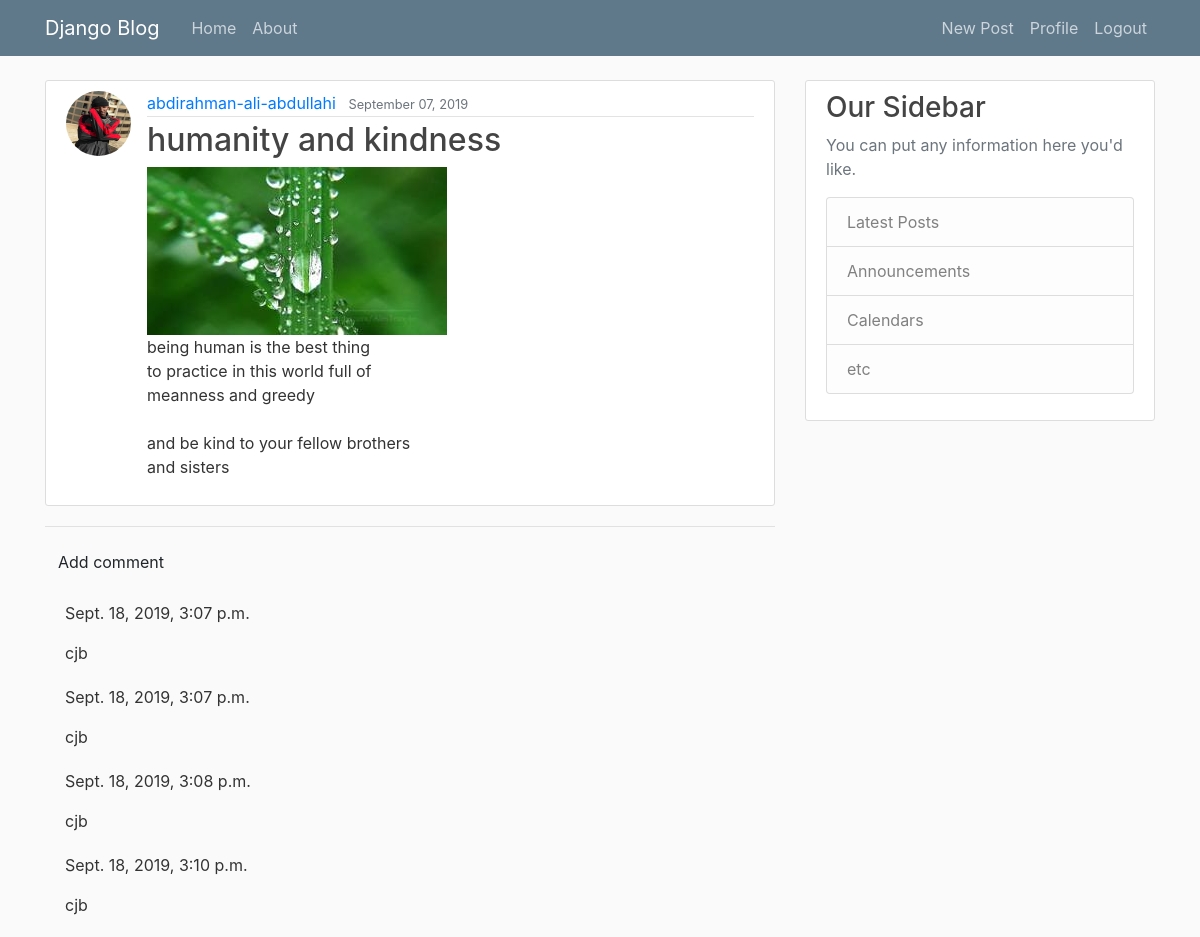
/post/29/ (signed in), run on the app's committed database.
### blog/models.py (models this page shows, shortened)
class Post(models.Model):
	title=models.CharField(max_length=100)
	content=models.TextField()
	date_posted=models.DateTimeField(default=timezone.now)
	author=models.ForeignKey(User,on_delete=models.CASCADE)
	image=models.ImageField(default='default.jpg',upload_to='post_media')

class Comment(models.Model):
    post = models.ForeignKey(Post, on_delete=models.CASCADE, related_name='comments')
    author = models.CharField(max_length=200)
    text = models.CharField(max_length=20000)
    created_date = models.DateTimeField(default=timezone.now)
    approved_comment = models.BooleanField(default=False)

### users/models.py (models this page shows, shortened)
class Profile(models.Model):
	user=models.OneToOneField(User,on_delete=models.CASCADE)
	image=models.ImageField(default='default.jpg',upload_to='profile_pics')

### blog/views.py (the view)
# urls.py: path('post/<int:pk>/',PostDetailView.as_view(),name='post-detail' ),
class PostDetailView(DetailView):
    model=Post

### blog/templates/blog/post_detail.html (shortened to what this page needs)
{% extends 'blog/base.html' %}
{% block content %}
  <article class="media content-section">
	  <img class='rounded-circle article-img'src='{{ object.author.profile.image.url }}'>
	  <div class="media-body">
	    <div class="article-metadata">
	      <a class="mr-2" href="{% url 'user-posts' object.author.username %}">{{ object.author }}</a>
	      <small class="text-muted">{{ object.date_posted|date:'F d, Y' }}</small>
	    </div>
	    <h2 class="article-title">{{ object.title }}</h2>
	    <img src="{{ post.image.url }}">
	    <p class="article-content">{{ object.content }}</p>
	  </div>
  </article>
  <hr>
  	<a class="btn btn-default" href="{% url 'add_comment_to_post' pk=post.pk %}">Add comment</a>
	{% for comment in post.comments.all %}
	    {% if user.is_authenticated or comment.approved_comment %}
		    <div class="comment">
		        <div class="date">
		            {{ comment.created_date }}
		            {% if not comment.approved_comment %}
		                <a class="btn btn-default" href="{% url 'comment_remove' pk=comment.pk %}"></a>
		                <a class="btn btn-default" href="{% url 'comment_approve' pk=comment.pk %}"></a>
		            {% endif %}
		        </div>
		        <p>{{ comment.text|linebreaks }}</p>
		    </div>
	    {% endif %}
		{% empty %}
	    	<p>No comments here yet :(</p>
	{% endfor %}
{% endblock content %}

### blog/static/blog/main.css (style rules this page uses)
body { background: #fafafa; color: #333333; margin-top: 5rem; }
h1, h2, h3, h4, h5, h6 { color: #444444; }
.content-section { background: #ffffff; padding: 10px 20px; border: 1px solid #dddddd; border-radius: 3px; margin-bottom: 20px; }
.article-title { color: #444444; }
.article-content { white-space: pre-line; }
.article-img { height: 65px; width: 65px; margin-right: 16px; }
.article-metadata { padding-bottom: 1px; margin-bottom: 4px; border-bottom: 1px solid #e3e3e3 }
.comment { margin: 20px 0px 20px 20px; }

### data on the page
Post: author.profile.image (picture), author "abdirahman-ali-abdullahi", date_posted "September 07, 2019", title "humanity and kindness", image (placeholder picture), content "being human is the best thing to practice in this world full of meanness and greedy and be kind to your fellow brothers and sisters"
Comment: created_date "Sept. 18, 2019, 3:07 p.m.", approved_comment False (drawn), text "cjb"
Comment: created_date "Sept. 18, 2019, 3:07 p.m.", approved_comment False (drawn), text "cjb"
Comment: created_date "Sept. 18, 2019, 3:08 p.m.", approved_comment False (drawn), text "cjb"
Comment: created_date "Sept. 18, 2019, 3:10 p.m.", approved_comment False (drawn), text "cjb"
